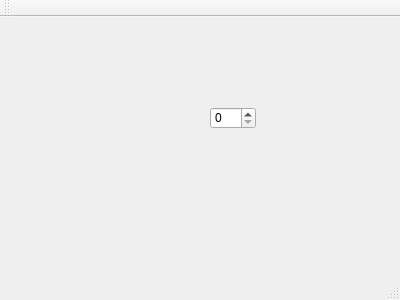
<?xml version="1.0" encoding="UTF-8"?>
<ui version="4.0">
 <class>myMainWindow</class>
 <widget class="QMainWindow" name="myMainWindow">
  <property name="geometry">
   <rect>
    <x>0</x>
    <y>0</y>
    <width>400</width>
    <height>300</height>
   </rect>
  </property>
  <property name="windowTitle">
   <string>myMainWindow</string>
  </property>
  <widget class="QWidget" name="centralWidget">
   <widget class="QSpinBox" name="spinBox">
    <property name="geometry">
     <rect>
      <x>210</x>
      <y>90</y>
      <width>46</width>
      <height>22</height>
     </rect>
    </property>
   </widget>
  </widget>
  <widget class="QMenuBar" name="menuBar">
   <property name="geometry">
    <rect>
     <x>0</x>
     <y>0</y>
     <width>400</width>
     <height>26</height>
    </rect>
   </property>
  </widget>
  <widget class="QToolBar" name="mainToolBar">
   <attribute name="toolBarArea">
    <enum>TopToolBarArea</enum>
   </attribute>
   <attribute name="toolBarBreak">
    <bool>false</bool>
   </attribute>
  </widget>
  <widget class="QStatusBar" name="statusBar"/>
 </widget>
 <layoutdefault spacing="6" margin="11"/>
 <resources/>
 <connections/>
</ui>
